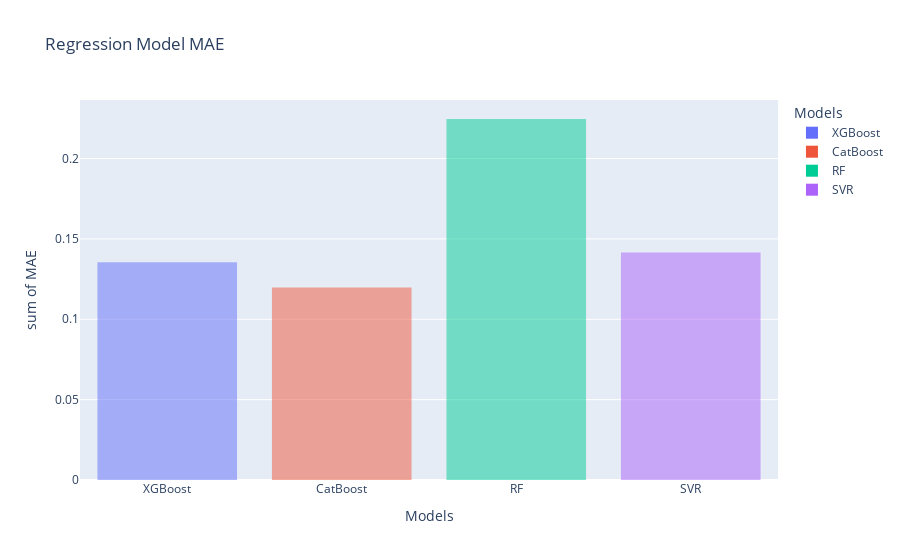

Notebook cell for this chart:
### Markdown cell above
### Mean Absolute Error Comparison

### Code cell
xgboost_mae = mean_absolute_error(y_true=y_test, y_pred=xgb_reg.predict(X_test))
catboost_mae = mean_absolute_error(y_true=y_test, y_pred=catb_reg.predict(X_test))
rf_mae = mean_absolute_error(y_true=y_test, y_pred=rf_reg.predict(X_test))
svr_mae = mean_absolute_error(y_true=y_test, y_pred=svr.predict(X_test))
score_df = pd.DataFrame({'MAE' : [xgboost_mae, catboost_mae, rf_mae, svr_mae], 'Models' : ['XGBoost', 'CatBoost', 'RF', 'SVR']})
px.histogram(score_df, x='Models', y='MAE', color='Models', barmode='overlay', title='Regression Model MAE')

### Figure 1 — Plotly figure (JSON) as saved in the notebook; plotly's stock layout.template omitted (floating-point values rounded to 4 significant figures)
{"data": [{"alignmentgroup": "True", "bingroup": "x", "histfunc": "sum", "hovertemplate": "Models=%{x}<br>sum of MAE=%{y}<extra></extra>", "legendgroup": "XGBoost", "marker": {"color": "#636efa", "opacity": 0.5, "pattern": {"shape": ""}}, "name": "XGBoost", "offsetgroup": "XGBoost", "orientation": "v", "showlegend": true, "type": "histogram", "x": ["XGBoost"], "xaxis": "x", "y": [0.1356], "yaxis": "y"}, {"alignmentgroup": "True", "bingroup": "x", "histfunc": "sum", "hovertemplate": "Models=%{x}<br>sum of MAE=%{y}<extra></extra>", "legendgroup": "CatBoost", "marker": {"color": "#EF553B", "opacity": 0.5, "pattern": {"shape": ""}}, "name": "CatBoost", "offsetgroup": "CatBoost", "orientation": "v", "showlegend": true, "type": "histogram", "x": ["CatBoost"], "xaxis": "x", "y": [0.1198], "yaxis": "y"}, {"alignmentgroup": "True", "bingroup": "x", "histfunc": "sum", "hovertemplate": "Models=%{x}<br>sum of MAE=%{y}<extra></extra>", "legendgroup": "RF", "marker": {"color": "#00cc96", "opacity": 0.5, "pattern": {"shape": ""}}, "name": "RF", "offsetgroup": "RF", "orientation": "v", "showlegend": true, "type": "histogram", "x": ["RF"], "xaxis": "x", "y": [0.2246], "yaxis": "y"}, {"alignmentgroup": "True", "bingroup": "x", "histfunc": "sum", "hovertemplate": "Models=%{x}<br>sum of MAE=%{y}<extra></extra>", "legendgroup": "SVR", "marker": {"color": "#ab63fa", "opacity": 0.5, "pattern": {"shape": ""}}, "name": "SVR", "offsetgroup": "SVR", "orientation": "v", "showlegend": true, "type": "histogram", "x": ["SVR"], "xaxis": "x", "y": [0.1415], "yaxis": "y"}], "layout": {"barmode": "overlay", "legend": {"title": {"text": "Models"}, "tracegroupgap": 0}, "title": {"text": "Regression Model MAE"}, "xaxis": {"anchor": "y", "categoryarray": ["XGBoost", "CatBoost", "RF", "SVR"], "categoryorder": "array", "domain": [0, 1], "title": {"text": "Models"}}, "yaxis": {"anchor": "x", "domain": [0, 1], "title": {"text": "sum of MAE"}}}}
